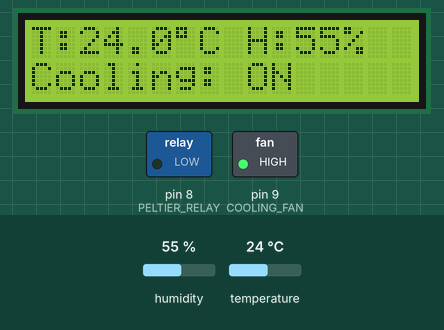
A sketch run on a simulated Arduino Uno, built with avr-gcc and run on an emulated ATmega328P. Shown: 16×2 character LCD, switched loads named in the sketch (green lamp = pin HIGH). Inputs (shaded band) come from the test bench; at power-on: temperature 24 °C, humidity 55 %. What the sketch prints to the serial monitor is not drawn.

Above: at 3.2 s.
3.3 s: temperature set to 12.4 °C
At 5.4 s:
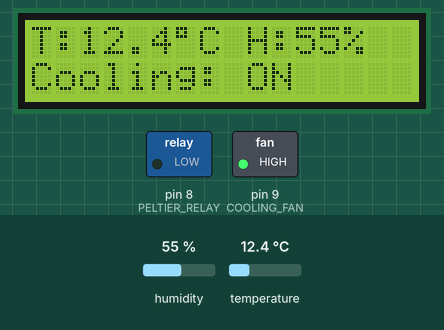
6.0 s: temperature set to 11.7 °C
At 6.9 s:
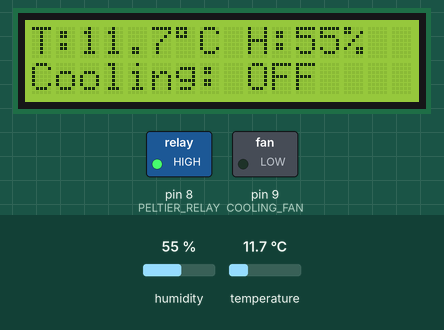
8.7 s: humidity set to 22 %
At 11.3 s:
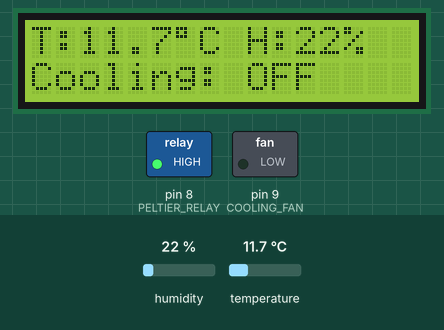
11.7 s: humidity set to 40 %
At 12.8 s:
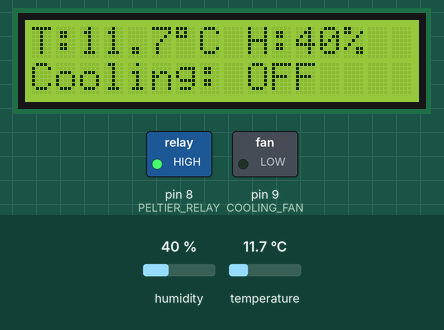
Timing chart, 0 to 14.7 s (numbered marks = the images above; inputs shaded):
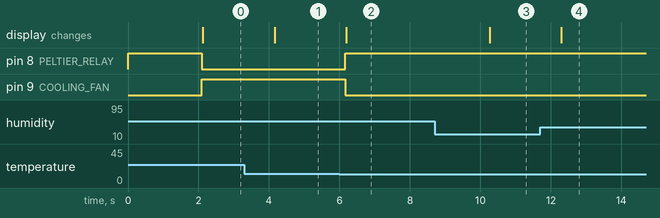

The sketch:

solar_cooling_system.ino
```cpp
#include <Wire.h>
#include <LiquidCrystal_I2C.h>
#include <DHT.h>

// LCD configuration
LiquidCrystal_I2C lcd(0x27, 16, 2);

// DHT22 sensor configuration
#define DHTPIN 2
#define DHTTYPE DHT22

DHT dht(DHTPIN, DHTTYPE);

// Output pins
#define PELTIER_RELAY 8
#define COOLING_FAN 9

// Temperature settings
const float TEMP_ON = 15.0;
const float TEMP_OFF = 12.0;

// Cooling status
bool coolingState = false;

// Relay configuration (active LOW)
const int RELAY_ON = LOW;
const int RELAY_OFF = HIGH;

void setup() {

  Serial.begin(9600);

  // Configure output pins
  pinMode(PELTIER_RELAY, OUTPUT);
  pinMode(COOLING_FAN, OUTPUT);

  // Initially turn cooling OFF
  digitalWrite(PELTIER_RELAY, RELAY_OFF);
  digitalWrite(COOLING_FAN, LOW);

  // Start sensor
  dht.begin();

  // Start LCD
  lcd.init();
  lcd.backlight();

  lcd.setCursor(0, 0);
  lcd.print("Solar Cooling");

  lcd.setCursor(0, 1);
  lcd.print("System Starting");

  delay(2000);
  lcd.clear();
}

void loop() {

  // Read sensor values
  float temperature = dht.readTemperature();
  float humidity = dht.readHumidity();

  // Check sensor readings
  if (isnan(temperature) || isnan(humidity)) {

    coolingState = false;

    digitalWrite(PELTIER_RELAY, RELAY_OFF);
    digitalWrite(COOLING_FAN, LOW);

    lcd.clear();
    lcd.setCursor(0, 0);
    lcd.print("Sensor Error!");

    lcd.setCursor(0, 1);
    lcd.print("Check DHT22");

    Serial.println("Sensor Error");

    delay(2000);
    return;
  }

  // Automatic temperature control
  if (temperature >= TEMP_ON) {
    coolingState = true;
  }

  else if (temperature <= TEMP_OFF) {
    coolingState = false;
  }

  // Control Peltier relay
  digitalWrite(
    PELTIER_RELAY,
    coolingState ? RELAY_ON : RELAY_OFF
  );

  // Control cooling fan through its driver
  digitalWrite(
    COOLING_FAN,
    coolingState ? HIGH : LOW
  );

  // Display temperature
  lcd.setCursor(0, 0);
  lcd.print("T:");
  lcd.print(temperature, 1);
  lcd.print((char)223);
  lcd.print("C H:");
  lcd.print(humidity, 0);
  lcd.print("% ");

  // Display cooling status
  lcd.setCursor(0, 1);
  lcd.print("Cooling: ");

  if (coolingState) {
    lcd.print("ON ");
  }
  else {
    lcd.print("OFF");
  }

  // Serial monitor
  Serial.print("Temperature: ");
  Serial.print(temperature);

  Serial.print(" C | Humidity: ");
  Serial.print(humidity);

  Serial.print(" % | Cooling: ");

  Serial.println(
    coolingState ? "ON" : "OFF"
  );

  delay(2000);
}
```

Measured:
- the behaviour switches between 12.1 and 12 °C on temperature (found by bisection; images 1 and 2)
- after the input at 3.3 s, the display: changes after 0.86 s (image 1)
- after the input at 6.0 s, pin 8 (PELTIER_RELAY): LOW → HIGH after 0.17 s; pin 9 (COOLING_FAN): HIGH → LOW after 0.17 s; the display: changes after 0.19 s (image 2)
- after the input at 8.7 s, the display: changes after 1.6 s (image 3)
- after the input at 11.7 s, the display: changes after 0.59 s (image 4)
